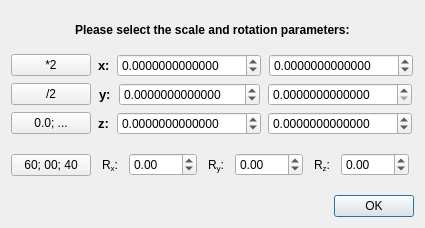
<?xml version="1.0" encoding="UTF-8"?>
<ui version="4.0">
 <class>DialogSetRanges</class>
 <widget class="QDialog" name="DialogSetRanges">
  <property name="geometry">
   <rect>
    <x>0</x>
    <y>0</y>
    <width>425</width>
    <height>228</height>
   </rect>
  </property>
  <property name="sizePolicy">
   <sizepolicy hsizetype="Fixed" vsizetype="Fixed">
    <horstretch>0</horstretch>
    <verstretch>0</verstretch>
   </sizepolicy>
  </property>
  <property name="minimumSize">
   <size>
    <width>425</width>
    <height>228</height>
   </size>
  </property>
  <property name="windowTitle">
   <string>Ranges of graph</string>
  </property>
  <layout class="QVBoxLayout" name="verticalLayout">
   <item>
    <layout class="QHBoxLayout" name="horizontalLayout_4">
     <item>
      <spacer name="horizontalSpacer">
       <property name="orientation">
        <enum>Qt::Horizontal</enum>
       </property>
       <property name="sizeHint" stdset="0">
        <size>
         <width>40</width>
         <height>20</height>
        </size>
       </property>
      </spacer>
     </item>
     <item>
      <widget class="QLabel" name="label">
       <property name="font">
        <font>
         <weight>75</weight>
         <bold>true</bold>
        </font>
       </property>
       <property name="text">
        <string>Please select the scale and rotation parameters:</string>
       </property>
      </widget>
     </item>
     <item>
      <spacer name="horizontalSpacer_2">
       <property name="orientation">
        <enum>Qt::Horizontal</enum>
       </property>
       <property name="sizeHint" stdset="0">
        <size>
         <width>40</width>
         <height>20</height>
        </size>
       </property>
      </spacer>
     </item>
    </layout>
   </item>
   <item>
    <layout class="QHBoxLayout" name="horizontalLayout">
     <item>
      <widget class="QPushButton" name="pushButton">
       <property name="text">
        <string>*2</string>
       </property>
      </widget>
     </item>
     <item>
      <spacer name="horizontalSpacer_6">
       <property name="orientation">
        <enum>Qt::Horizontal</enum>
       </property>
       <property name="sizeHint" stdset="0">
        <size>
         <width>40</width>
         <height>20</height>
        </size>
       </property>
      </spacer>
     </item>
     <item>
      <widget class="QLabel" name="label_x">
       <property name="font">
        <font>
         <pointsize>10</pointsize>
         <weight>75</weight>
         <bold>true</bold>
        </font>
       </property>
       <property name="text">
        <string>x:</string>
       </property>
      </widget>
     </item>
     <item>
      <spacer name="horizontalSpacer_3">
       <property name="orientation">
        <enum>Qt::Horizontal</enum>
       </property>
       <property name="sizeHint" stdset="0">
        <size>
         <width>40</width>
         <height>20</height>
        </size>
       </property>
      </spacer>
     </item>
     <item>
      <widget class="QDoubleSpinBox" name="doubleSpinBox_x_">
       <property name="decimals">
        <number>13</number>
       </property>
       <property name="minimum">
        <double>-1000000000.000000000000000</double>
       </property>
       <property name="maximum">
        <double>1000000000.000000000000000</double>
       </property>
      </widget>
     </item>
     <item>
      <spacer name="horizontalSpacer_9">
       <property name="orientation">
        <enum>Qt::Horizontal</enum>
       </property>
       <property name="sizeHint" stdset="0">
        <size>
         <width>40</width>
         <height>20</height>
        </size>
       </property>
      </spacer>
     </item>
     <item>
      <widget class="QDoubleSpinBox" name="doubleSpinBox_x__">
       <property name="decimals">
        <number>13</number>
       </property>
       <property name="minimum">
        <double>-1000000000.000000000000000</double>
       </property>
       <property name="maximum">
        <double>1000000000.000000000000000</double>
       </property>
      </widget>
     </item>
     <item>
      <spacer name="horizontalSpacer_12">
       <property name="orientation">
        <enum>Qt::Horizontal</enum>
       </property>
       <property name="sizeHint" stdset="0">
        <size>
         <width>40</width>
         <height>20</height>
        </size>
       </property>
      </spacer>
     </item>
    </layout>
   </item>
   <item>
    <layout class="QHBoxLayout" name="horizontalLayout_2">
     <item>
      <widget class="QPushButton" name="pushButton_2">
       <property name="text">
        <string>/2</string>
       </property>
      </widget>
     </item>
     <item>
      <spacer name="horizontalSpacer_7">
       <property name="orientation">
        <enum>Qt::Horizontal</enum>
       </property>
       <property name="sizeHint" stdset="0">
        <size>
         <width>40</width>
         <height>20</height>
        </size>
       </property>
      </spacer>
     </item>
     <item>
      <widget class="QLabel" name="label_y">
       <property name="font">
        <font>
         <pointsize>10</pointsize>
         <weight>75</weight>
         <bold>true</bold>
        </font>
       </property>
       <property name="text">
        <string>y:</string>
       </property>
      </widget>
     </item>
     <item>
      <spacer name="horizontalSpacer_4">
       <property name="orientation">
        <enum>Qt::Horizontal</enum>
       </property>
       <property name="sizeHint" stdset="0">
        <size>
         <width>40</width>
         <height>20</height>
        </size>
       </property>
      </spacer>
     </item>
     <item>
      <widget class="QDoubleSpinBox" name="doubleSpinBox_y_">
       <property name="decimals">
        <number>13</number>
       </property>
       <property name="minimum">
        <double>-1000000000.000000000000000</double>
       </property>
      </widget>
     </item>
     <item>
      <spacer name="horizontalSpacer_10">
       <property name="orientation">
        <enum>Qt::Horizontal</enum>
       </property>
       <property name="sizeHint" stdset="0">
        <size>
         <width>40</width>
         <height>20</height>
        </size>
       </property>
      </spacer>
     </item>
     <item>
      <widget class="QDoubleSpinBox" name="doubleSpinBox_y__">
       <property name="decimals">
        <number>13</number>
       </property>
       <property name="maximum">
        <double>1000000000.000000000000000</double>
       </property>
      </widget>
     </item>
     <item>
      <spacer name="horizontalSpacer_13">
       <property name="orientation">
        <enum>Qt::Horizontal</enum>
       </property>
       <property name="sizeHint" stdset="0">
        <size>
         <width>40</width>
         <height>20</height>
        </size>
       </property>
      </spacer>
     </item>
    </layout>
   </item>
   <item>
    <layout class="QHBoxLayout" name="horizontalLayout_3">
     <item>
      <widget class="QPushButton" name="pushButton_z_reset">
       <property name="text">
        <string>0.0; ...</string>
       </property>
      </widget>
     </item>
     <item>
      <spacer name="horizontalSpacer_8">
       <property name="orientation">
        <enum>Qt::Horizontal</enum>
       </property>
       <property name="sizeHint" stdset="0">
        <size>
         <width>40</width>
         <height>20</height>
        </size>
       </property>
      </spacer>
     </item>
     <item>
      <widget class="QLabel" name="label_z">
       <property name="font">
        <font>
         <pointsize>10</pointsize>
         <weight>75</weight>
         <bold>true</bold>
        </font>
       </property>
       <property name="text">
        <string>z:</string>
       </property>
      </widget>
     </item>
     <item>
      <spacer name="horizontalSpacer_5">
       <property name="orientation">
        <enum>Qt::Horizontal</enum>
       </property>
       <property name="sizeHint" stdset="0">
        <size>
         <width>40</width>
         <height>20</height>
        </size>
       </property>
      </spacer>
     </item>
     <item>
      <widget class="QDoubleSpinBox" name="doubleSpinBox_z_">
       <property name="decimals">
        <number>13</number>
       </property>
       <property name="minimum">
        <double>-1000000000.000000000000000</double>
       </property>
       <property name="maximum">
        <double>1000000000.000000000000000</double>
       </property>
       <property name="singleStep">
        <double>0.050000000000000</double>
       </property>
      </widget>
     </item>
     <item>
      <spacer name="horizontalSpacer_11">
       <property name="orientation">
        <enum>Qt::Horizontal</enum>
       </property>
       <property name="sizeHint" stdset="0">
        <size>
         <width>40</width>
         <height>20</height>
        </size>
       </property>
      </spacer>
     </item>
     <item>
      <widget class="QDoubleSpinBox" name="doubleSpinBox_z__">
       <property name="decimals">
        <number>13</number>
       </property>
       <property name="minimum">
        <double>-1000000000.000000000000000</double>
       </property>
       <property name="maximum">
        <double>1000000000.000000000000000</double>
       </property>
       <property name="singleStep">
        <double>0.050000000000000</double>
       </property>
      </widget>
     </item>
     <item>
      <spacer name="horizontalSpacer_14">
       <property name="orientation">
        <enum>Qt::Horizontal</enum>
       </property>
       <property name="sizeHint" stdset="0">
        <size>
         <width>40</width>
         <height>20</height>
        </size>
       </property>
      </spacer>
     </item>
    </layout>
   </item>
   <item>
    <layout class="QHBoxLayout" name="horizontalLayout_5">
     <item>
      <widget class="QPushButton" name="pushButton_anglreset">
       <property name="text">
        <string>60; 00; 40</string>
       </property>
      </widget>
     </item>
     <item>
      <spacer name="horizontalSpacer_15">
       <property name="orientation">
        <enum>Qt::Horizontal</enum>
       </property>
       <property name="sizeHint" stdset="0">
        <size>
         <width>40</width>
         <height>20</height>
        </size>
       </property>
      </spacer>
     </item>
     <item>
      <widget class="QLabel" name="label_2">
       <property name="text">
        <string>&lt;html&gt;&lt;head/&gt;&lt;body&gt;&lt;p&gt;R&lt;span style=&quot; vertical-align:sub;&quot;&gt;x&lt;/span&gt;:&lt;/p&gt;&lt;/body&gt;&lt;/html&gt;</string>
       </property>
      </widget>
     </item>
     <item>
      <spacer name="horizontalSpacer_16">
       <property name="orientation">
        <enum>Qt::Horizontal</enum>
       </property>
       <property name="sizeHint" stdset="0">
        <size>
         <width>40</width>
         <height>20</height>
        </size>
       </property>
      </spacer>
     </item>
     <item>
      <widget class="QDoubleSpinBox" name="doubleSpinBox_rx">
       <property name="minimum">
        <double>-360.000000000000000</double>
       </property>
       <property name="maximum">
        <double>360.000000000000000</double>
       </property>
       <property name="value">
        <double>0.000000000000000</double>
       </property>
      </widget>
     </item>
     <item>
      <spacer name="horizontalSpacer_17">
       <property name="orientation">
        <enum>Qt::Horizontal</enum>
       </property>
       <property name="sizeHint" stdset="0">
        <size>
         <width>40</width>
         <height>20</height>
        </size>
       </property>
      </spacer>
     </item>
     <item>
      <widget class="QLabel" name="label_3">
       <property name="text">
        <string>&lt;html&gt;&lt;head/&gt;&lt;body&gt;&lt;p&gt;R&lt;span style=&quot; vertical-align:sub;&quot;&gt;y&lt;/span&gt;:&lt;/p&gt;&lt;/body&gt;&lt;/html&gt;</string>
       </property>
      </widget>
     </item>
     <item>
      <spacer name="horizontalSpacer_18">
       <property name="orientation">
        <enum>Qt::Horizontal</enum>
       </property>
       <property name="sizeHint" stdset="0">
        <size>
         <width>40</width>
         <height>20</height>
        </size>
       </property>
      </spacer>
     </item>
     <item>
      <widget class="QDoubleSpinBox" name="doubleSpinBox_ry">
       <property name="minimum">
        <double>-360.000000000000000</double>
       </property>
       <property name="maximum">
        <double>360.000000000000000</double>
       </property>
      </widget>
     </item>
     <item>
      <spacer name="horizontalSpacer_19">
       <property name="orientation">
        <enum>Qt::Horizontal</enum>
       </property>
       <property name="sizeHint" stdset="0">
        <size>
         <width>40</width>
         <height>20</height>
        </size>
       </property>
      </spacer>
     </item>
     <item>
      <widget class="QLabel" name="label_4">
       <property name="text">
        <string>&lt;html&gt;&lt;head/&gt;&lt;body&gt;&lt;p&gt;R&lt;span style=&quot; vertical-align:sub;&quot;&gt;z&lt;/span&gt;:&lt;/p&gt;&lt;/body&gt;&lt;/html&gt;</string>
       </property>
      </widget>
     </item>
     <item>
      <spacer name="horizontalSpacer_20">
       <property name="orientation">
        <enum>Qt::Horizontal</enum>
       </property>
       <property name="sizeHint" stdset="0">
        <size>
         <width>40</width>
         <height>48</height>
        </size>
       </property>
      </spacer>
     </item>
     <item>
      <widget class="QDoubleSpinBox" name="doubleSpinBox_rz">
       <property name="minimum">
        <double>-360.000000000000000</double>
       </property>
       <property name="maximum">
        <double>360.000000000000000</double>
       </property>
       <property name="value">
        <double>0.000000000000000</double>
       </property>
      </widget>
     </item>
     <item>
      <spacer name="horizontalSpacer_21">
       <property name="orientation">
        <enum>Qt::Horizontal</enum>
       </property>
       <property name="sizeHint" stdset="0">
        <size>
         <width>40</width>
         <height>20</height>
        </size>
       </property>
      </spacer>
     </item>
    </layout>
   </item>
   <item>
    <widget class="QDialogButtonBox" name="buttonBox">
     <property name="orientation">
      <enum>Qt::Horizontal</enum>
     </property>
     <property name="standardButtons">
      <set>QDialogButtonBox::Ok</set>
     </property>
    </widget>
   </item>
  </layout>
 </widget>
 <resources/>
 <connections>
  <connection>
   <sender>buttonBox</sender>
   <signal>accepted()</signal>
   <receiver>DialogSetRanges</receiver>
   <slot>accept()</slot>
   <hints>
    <hint type="sourcelabel">
     <x>248</x>
     <y>254</y>
    </hint>
    <hint type="destinationlabel">
     <x>157</x>
     <y>274</y>
    </hint>
   </hints>
  </connection>
  <connection>
   <sender>buttonBox</sender>
   <signal>rejected()</signal>
   <receiver>DialogSetRanges</receiver>
   <slot>reject()</slot>
   <hints>
    <hint type="sourcelabel">
     <x>316</x>
     <y>260</y>
    </hint>
    <hint type="destinationlabel">
     <x>286</x>
     <y>274</y>
    </hint>
   </hints>
  </connection>
 </connections>
</ui>
